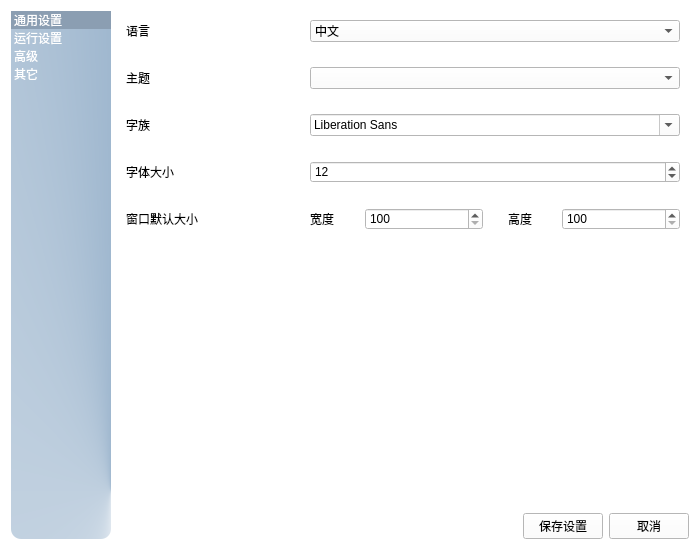
<?xml version="1.0" encoding="UTF-8"?>
<ui version="4.0">
 <class>SettingPannel</class>
 <widget class="QWidget" name="SettingPannel">
  <property name="geometry">
   <rect>
    <x>0</x>
    <y>0</y>
    <width>700</width>
    <height>550</height>
   </rect>
  </property>
  <property name="minimumSize">
   <size>
    <width>700</width>
    <height>550</height>
   </size>
  </property>
  <property name="windowTitle">
   <string>设置</string>
  </property>
  <property name="windowIcon">
   <iconset resource="../resource/imagine_res/icon/icon.qrc">
    <normaloff>:/icon/set-up-dot.png</normaloff>:/icon/set-up-dot.png</iconset>
  </property>
  <property name="styleSheet">
   <string notr="true">background-color: rgb(255, 255, 255);</string>
  </property>
  <layout class="QHBoxLayout" name="horizontalLayout_2" stretch="2,8">
   <property name="spacing">
    <number>6</number>
   </property>
   <item>
    <widget class="QListWidget" name="setting_list">
     <property name="minimumSize">
      <size>
       <width>100</width>
       <height>0</height>
      </size>
     </property>
     <property name="styleSheet">
      <string notr="true">border: 2px,solid,rgb(0,0,0);
border-radius: 10px;
background-color: qconicalgradient(cx:1, cy:0.909, angle:0, stop:0 rgba(128, 160, 191, 255), stop:1 rgba(255, 255, 255, 255));
color: rgb(255, 255, 255);
font: 700 14pt &quot;HarmonyOS Sans SC&quot;;
selection-background-color: rgb(139, 158, 178);

</string>
     </property>
     <property name="editTriggers">
      <set>QAbstractItemView::NoEditTriggers</set>
     </property>
     <property name="showDropIndicator" stdset="0">
      <bool>false</bool>
     </property>
     <property name="alternatingRowColors">
      <bool>false</bool>
     </property>
     <property name="selectionMode">
      <enum>QAbstractItemView::SingleSelection</enum>
     </property>
     <property name="selectionBehavior">
      <enum>QAbstractItemView::SelectRows</enum>
     </property>
     <property name="iconSize">
      <size>
       <width>16</width>
       <height>16</height>
      </size>
     </property>
     <property name="resizeMode">
      <enum>QListView::Adjust</enum>
     </property>
     <property name="spacing">
      <number>6</number>
     </property>
     <property name="selectionRectVisible">
      <bool>false</bool>
     </property>
     <property name="currentRow">
      <number>0</number>
     </property>
     <item>
      <property name="text">
       <string>通用设置</string>
      </property>
     </item>
     <item>
      <property name="text">
       <string>运行设置</string>
      </property>
     </item>
     <item>
      <property name="text">
       <string>高级</string>
      </property>
     </item>
     <item>
      <property name="text">
       <string>其它</string>
      </property>
     </item>
    </widget>
   </item>
   <item>
    <layout class="QVBoxLayout" name="verticalLayout">
     <item>
      <widget class="QStackedWidget" name="setting_page_stack">
       <property name="styleSheet">
        <string notr="true"/>
       </property>
       <property name="currentIndex">
        <number>0</number>
       </property>
       <widget class="QWidget" name="gen_setting_pag">
        <layout class="QVBoxLayout" name="verticalLayout_5">
         <property name="spacing">
          <number>25</number>
         </property>
         <item>
          <layout class="QHBoxLayout" name="gen_lan_lay" stretch="3,7">
           <item>
            <widget class="QLabel" name="gen_lan_la">
             <property name="text">
              <string>语言</string>
             </property>
            </widget>
           </item>
           <item>
            <widget class="QComboBox" name="gen_lan_cb">
             <item>
              <property name="text">
               <string>中文</string>
              </property>
             </item>
             <item>
              <property name="text">
               <string>Engilsh</string>
              </property>
             </item>
            </widget>
           </item>
          </layout>
         </item>
         <item>
          <layout class="QHBoxLayout" name="gen_theme_lay" stretch="3,7">
           <item>
            <widget class="QLabel" name="gen_theme_la">
             <property name="text">
              <string>主题</string>
             </property>
            </widget>
           </item>
           <item>
            <widget class="QComboBox" name="gen_theme_cb"/>
           </item>
          </layout>
         </item>
         <item>
          <layout class="QHBoxLayout" name="gen_font_fam_lay" stretch="3,7">
           <item>
            <widget class="QLabel" name="gen_font_fam_la">
             <property name="text">
              <string>字族</string>
             </property>
            </widget>
           </item>
           <item>
            <widget class="QFontComboBox" name="gen_font_fam_cb"/>
           </item>
          </layout>
         </item>
         <item>
          <layout class="QHBoxLayout" name="gen_font_size_lay" stretch="3,7">
           <item>
            <widget class="QLabel" name="gen_font_size_la">
             <property name="text">
              <string>字体大小</string>
             </property>
            </widget>
           </item>
           <item>
            <widget class="QSpinBox" name="gen_font_size_sp">
             <property name="minimum">
              <number>1</number>
             </property>
             <property name="value">
              <number>12</number>
             </property>
            </widget>
           </item>
          </layout>
         </item>
         <item>
          <layout class="QHBoxLayout" name="gen_win_size_lay" stretch="3,7">
           <item>
            <widget class="QLabel" name="gen_win_size_la">
             <property name="text">
              <string>窗口默认大小</string>
             </property>
            </widget>
           </item>
           <item>
            <layout class="QHBoxLayout" name="gen_win_size_cb_lay" stretch="1,4,1,4">
             <item>
              <widget class="QLabel" name="gen_win_size_w_la">
               <property name="text">
                <string>宽度</string>
               </property>
              </widget>
             </item>
             <item>
              <widget class="QSpinBox" name="gen_win_size_w_sp">
               <property name="minimum">
                <number>100</number>
               </property>
               <property name="maximum">
                <number>3000</number>
               </property>
               <property name="singleStep">
                <number>100</number>
               </property>
              </widget>
             </item>
             <item>
              <widget class="QLabel" name="gen_win_size_h_la">
               <property name="text">
                <string>高度</string>
               </property>
              </widget>
             </item>
             <item>
              <widget class="QSpinBox" name="gen_win_size_h_sp">
               <property name="minimum">
                <number>100</number>
               </property>
               <property name="maximum">
                <number>3000</number>
               </property>
               <property name="singleStep">
                <number>100</number>
               </property>
              </widget>
             </item>
            </layout>
           </item>
          </layout>
         </item>
         <item>
          <spacer name="verticalSpacer">
           <property name="orientation">
            <enum>Qt::Vertical</enum>
           </property>
           <property name="sizeHint" stdset="0">
            <size>
             <width>20</width>
             <height>206</height>
            </size>
           </property>
          </spacer>
         </item>
        </layout>
       </widget>
       <widget class="QWidget" name="run_setting_pag">
        <layout class="QVBoxLayout" name="verticalLayout_6">
         <property name="spacing">
          <number>25</number>
         </property>
         <item>
          <layout class="QHBoxLayout" name="run_cmd_start_lay" stretch="3,7">
           <item>
            <widget class="QLabel" name="run_cmd_start_la">
             <property name="text">
              <string>指令起始微指令序号</string>
             </property>
            </widget>
           </item>
           <item>
            <widget class="QSpinBox" name="run_cmd_start_sp">
             <property name="maximum">
              <number>500</number>
             </property>
            </widget>
           </item>
          </layout>
         </item>
         <item>
          <layout class="QHBoxLayout" name="run_cmd_interval_lay" stretch="3,7">
           <item>
            <widget class="QLabel" name="run_cmd_interval_la">
             <property name="text">
              <string>指令运行间隔时间(ms)</string>
             </property>
            </widget>
           </item>
           <item>
            <layout class="QHBoxLayout" name="horizontalLayout_13">
             <item>
              <widget class="QSlider" name="run_cmd_interval_slider">
               <property name="minimum">
                <number>100</number>
               </property>
               <property name="maximum">
                <number>5000</number>
               </property>
               <property name="orientation">
                <enum>Qt::Horizontal</enum>
               </property>
              </widget>
             </item>
             <item>
              <widget class="QLabel" name="run_cmd_interval_value_la">
               <property name="text">
                <string>TextLabel</string>
               </property>
              </widget>
             </item>
            </layout>
           </item>
          </layout>
         </item>
         <item>
          <layout class="QHBoxLayout" name="run_real_fresh_lay" stretch="0,0,0">
           <property name="spacing">
            <number>0</number>
           </property>
           <item>
            <widget class="QCheckBox" name="run_real_fresh_cb">
             <property name="text">
              <string>电路图实时刷新</string>
             </property>
            </widget>
           </item>
           <item>
            <widget class="QLabel" name="run_real_fresh_la">
             <property name="text">
              <string>( 注: 资源占用量较大 )</string>
             </property>
            </widget>
           </item>
           <item>
            <spacer name="horizontalSpacer_3">
             <property name="orientation">
              <enum>Qt::Horizontal</enum>
             </property>
             <property name="sizeHint" stdset="0">
              <size>
               <width>40</width>
               <height>20</height>
              </size>
             </property>
            </spacer>
           </item>
          </layout>
         </item>
         <item>
          <spacer name="verticalSpacer_2">
           <property name="orientation">
            <enum>Qt::Vertical</enum>
           </property>
           <property name="sizeHint" stdset="0">
            <size>
             <width>20</width>
             <height>318</height>
            </size>
           </property>
          </spacer>
         </item>
        </layout>
       </widget>
       <widget class="QWidget" name="adv_setting_pag">
        <layout class="QVBoxLayout" name="verticalLayout_3">
         <property name="spacing">
          <number>25</number>
         </property>
         <property name="leftMargin">
          <number>9</number>
         </property>
         <property name="topMargin">
          <number>9</number>
         </property>
         <property name="rightMargin">
          <number>9</number>
         </property>
         <property name="bottomMargin">
          <number>9</number>
         </property>
         <item>
          <widget class="QScrollArea" name="scrollArea">
           <property name="styleSheet">
            <string notr="true">#scrollarea{
	border-width:0px;
}</string>
           </property>
           <property name="widgetResizable">
            <bool>true</bool>
           </property>
           <widget class="QWidget" name="scrollAreaWidgetContents">
            <property name="geometry">
             <rect>
              <x>0</x>
              <y>0</y>
              <width>554</width>
              <height>473</height>
             </rect>
            </property>
            <layout class="QVBoxLayout" name="verticalLayout_4">
             <property name="spacing">
              <number>25</number>
             </property>
             <property name="leftMargin">
              <number>0</number>
             </property>
             <property name="topMargin">
              <number>0</number>
             </property>
             <property name="rightMargin">
              <number>0</number>
             </property>
             <property name="bottomMargin">
              <number>0</number>
             </property>
             <item>
              <layout class="QHBoxLayout" name="adv_ram_lay" stretch="3,7">
               <item>
                <widget class="QLabel" name="label">
                 <property name="text">
                  <string>RAM内存设置</string>
                 </property>
                </widget>
               </item>
               <item>
                <layout class="QHBoxLayout" name="horizontalLayout_4" stretch="2,8">
                 <item>
                  <widget class="QLabel" name="adv_ram_row_la">
                   <property name="text">
                    <string>行数</string>
                   </property>
                  </widget>
                 </item>
                 <item>
                  <widget class="QSpinBox" name="adv_ram_row_sp">
                   <property name="maximum">
                    <number>500</number>
                   </property>
                  </widget>
                 </item>
                </layout>
               </item>
              </layout>
             </item>
             <item>
              <layout class="QHBoxLayout" name="adv_rom_lay" stretch="3,7">
               <item>
                <widget class="QLabel" name="label_2">
                 <property name="text">
                  <string>ROM内存设置</string>
                 </property>
                </widget>
               </item>
               <item>
                <layout class="QHBoxLayout" name="horizontalLayout_5" stretch="2,8">
                 <item>
                  <widget class="QLabel" name="adv_rom_la">
                   <property name="text">
                    <string>行数</string>
                   </property>
                  </widget>
                 </item>
                 <item>
                  <widget class="QSpinBox" name="adv_rom_row_sp">
                   <property name="maximum">
                    <number>300</number>
                   </property>
                  </widget>
                 </item>
                </layout>
               </item>
              </layout>
             </item>
             <item>
              <layout class="QHBoxLayout" name="adv_bits_lay" stretch="3,7">
               <item>
                <widget class="QLabel" name="adv_bits_la">
                 <property name="text">
                  <string>模拟环境位数</string>
                 </property>
                </widget>
               </item>
               <item>
                <widget class="QSpinBox" name="adv_bits_sp">
                 <property name="enabled">
                  <bool>false</bool>
                 </property>
                 <property name="readOnly">
                  <bool>true</bool>
                 </property>
                 <property name="specialValueText">
                  <string/>
                 </property>
                 <property name="accelerated">
                  <bool>false</bool>
                 </property>
                 <property name="suffix">
                  <string>Bits</string>
                 </property>
                 <property name="minimum">
                  <number>8</number>
                 </property>
                 <property name="maximum">
                  <number>64</number>
                 </property>
                 <property name="singleStep">
                  <number>8</number>
                 </property>
                </widget>
               </item>
              </layout>
             </item>
             <item>
              <widget class="QCheckBox" name="adv_designer_cb">
               <property name="text">
                <string>开启设计器</string>
               </property>
              </widget>
             </item>
             <item>
              <spacer name="verticalSpacer_3">
               <property name="orientation">
                <enum>Qt::Vertical</enum>
               </property>
               <property name="sizeHint" stdset="0">
                <size>
                 <width>20</width>
                 <height>40</height>
                </size>
               </property>
              </spacer>
             </item>
            </layout>
           </widget>
          </widget>
         </item>
        </layout>
       </widget>
       <widget class="QWidget" name="other_setting_pag">
        <layout class="QVBoxLayout" name="verticalLayout_2">
         <property name="spacing">
          <number>6</number>
         </property>
         <property name="leftMargin">
          <number>0</number>
         </property>
         <property name="rightMargin">
          <number>0</number>
         </property>
         <item>
          <widget class="QLabel" name="version_info">
           <property name="styleSheet">
            <string notr="true">background-color: rgb(255, 255, 255);
border-color: rgb(0, 0, 0);
border: 2px,solid,rgb(0,0,0);
border-radius: 10px;
padding: 10px;</string>
           </property>
           <property name="text">
            <string>&lt;!doctype html&gt;
&lt;html&gt;
&lt;head&gt;
&lt;meta charset='UTF-8'&gt;&lt;meta name='viewport' content='width=device-width initial-scale=1'&gt;
&lt;title&gt;&lt;/title&gt;&lt;/head&gt;
&lt;body&gt;&lt;h1&gt;Version 1.4.2.2&lt;/h1&gt;
&lt;h2&gt;本次更新记录&lt;/h2&gt;
&lt;ul&gt;
&lt;li&gt;错误修复&lt;/li&gt;
&lt;li&gt;更漂亮的界面设计&lt;/li&gt;
&lt;li&gt;增加了更多的自由选择设置，现在你可以定制自己的模拟环境了&lt;/li&gt;
&lt;li&gt;移除了Him&lt;/li&gt;

&lt;/ul&gt;
&lt;h2&gt;相关信息&lt;/h2&gt;
&lt;ul&gt;
&lt;li&gt;开源协议：Apache License Version 2.0, January 2004.Apache: &lt;a href='http://www.apache.org/licenses/'&gt;http://www.apache.org/licenses/&lt;/a&gt;&lt;/li&gt;
&lt;li&gt;软件开源地址 &lt;a href='https://github.com/HaleyEhrich/DvccSimulationEnvironment'&gt;https://github.com/HaleyEhrich/DvccSimulationEnvironment&lt;/a&gt;&lt;/li&gt;

&lt;/ul&gt;
&lt;h2&gt;About Me&lt;/h2&gt;
&lt;ul&gt;
&lt;li&gt;联系方式：&lt;a href='haley_ehrich@outlook.com'&gt;haley_ehrich@outlook.com&lt;/a&gt;&lt;/li&gt;
&lt;li&gt;个人主页: &lt;a href='https://haleyehrich.github.io'&gt;https://haleyehrich.github.io&lt;/a&gt;&lt;/li&gt;

&lt;/ul&gt;
&lt;p&gt;&amp;nbsp;&lt;/p&gt;
&lt;/body&gt;
&lt;/html&gt;</string>
           </property>
           <property name="openExternalLinks">
            <bool>true</bool>
           </property>
          </widget>
         </item>
         <item>
          <layout class="QHBoxLayout" name="horizontalLayout_3">
           <item>
            <spacer name="horizontalSpacer_2">
             <property name="orientation">
              <enum>Qt::Horizontal</enum>
             </property>
             <property name="sizeHint" stdset="0">
              <size>
               <width>40</width>
               <height>20</height>
              </size>
             </property>
            </spacer>
           </item>
           <item>
            <widget class="QPushButton" name="set_default_set_btn">
             <property name="text">
              <string>恢复默认设置</string>
             </property>
            </widget>
           </item>
           <item>
            <widget class="QPushButton" name="check_update_btn">
             <property name="minimumSize">
              <size>
               <width>80</width>
               <height>0</height>
              </size>
             </property>
             <property name="text">
              <string>检查更新</string>
             </property>
            </widget>
           </item>
          </layout>
         </item>
        </layout>
       </widget>
      </widget>
     </item>
     <item>
      <layout class="QHBoxLayout" name="horizontalLayout">
       <item>
        <spacer name="horizontalSpacer">
         <property name="orientation">
          <enum>Qt::Horizontal</enum>
         </property>
         <property name="sizeHint" stdset="0">
          <size>
           <width>40</width>
           <height>20</height>
          </size>
         </property>
        </spacer>
       </item>
       <item>
        <widget class="QPushButton" name="save_setting">
         <property name="minimumSize">
          <size>
           <width>80</width>
           <height>0</height>
          </size>
         </property>
         <property name="text">
          <string>保存设置</string>
         </property>
        </widget>
       </item>
       <item>
        <widget class="QPushButton" name="cancel_edit">
         <property name="minimumSize">
          <size>
           <width>80</width>
           <height>0</height>
          </size>
         </property>
         <property name="text">
          <string>取消</string>
         </property>
        </widget>
       </item>
      </layout>
     </item>
    </layout>
   </item>
  </layout>
 </widget>
 <resources>
  <include location="../resource/imagine_res/icon/icon.qrc"/>
 </resources>
 <connections/>
</ui>
